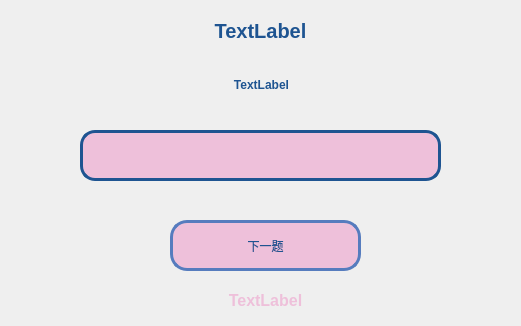
<?xml version="1.0" encoding="UTF-8"?>
<ui version="4.0">
 <class>word_spell_training</class>
 <widget class="QWidget" name="word_spell_training">
  <property name="geometry">
   <rect>
    <x>0</x>
    <y>0</y>
    <width>521</width>
    <height>326</height>
   </rect>
  </property>
  <property name="windowTitle">
   <string>单词拼写训练</string>
  </property>
  <property name="styleSheet">
   <string notr="true">#word_spell_training{border-image: url(:/Yosemite-Color-Block.png);}</string>
  </property>
  <widget class="QLabel" name="label_en">
   <property name="geometry">
    <rect>
     <x>10</x>
     <y>10</y>
     <width>501</width>
     <height>41</height>
    </rect>
   </property>
   <property name="font">
    <font>
     <pointsize>15</pointsize>
     <weight>75</weight>
     <bold>true</bold>
    </font>
   </property>
   <property name="styleSheet">
    <string notr="true">color: rgb(30, 84, 145);</string>
   </property>
   <property name="text">
    <string>TextLabel</string>
   </property>
   <property name="alignment">
    <set>Qt::AlignCenter</set>
   </property>
  </widget>
  <widget class="QLineEdit" name="lineEdit">
   <property name="geometry">
    <rect>
     <x>80</x>
     <y>130</y>
     <width>361</width>
     <height>51</height>
    </rect>
   </property>
   <property name="font">
    <font>
     <pointsize>15</pointsize>
    </font>
   </property>
   <property name="styleSheet">
    <string notr="true">border: 3px solid rgb(30, 84, 145);/*设置边框的粗细，以及颜色*/
border-radius: 15px;/*设置圆角的大小*/
padding: 0 8px;/*如果没有内容光标在开始往后移动0.8像素点*/
background-color: rgb(238, 192, 218);
</string>
   </property>
  </widget>
  <widget class="QLabel" name="label_cn">
   <property name="geometry">
    <rect>
     <x>11</x>
     <y>64</y>
     <width>501</width>
     <height>41</height>
    </rect>
   </property>
   <property name="font">
    <font>
     <weight>75</weight>
     <bold>true</bold>
    </font>
   </property>
   <property name="styleSheet">
    <string notr="true">color: rgb(30, 84, 145);</string>
   </property>
   <property name="text">
    <string>TextLabel</string>
   </property>
   <property name="alignment">
    <set>Qt::AlignCenter</set>
   </property>
  </widget>
  <widget class="QPushButton" name="but_next">
   <property name="geometry">
    <rect>
     <x>170</x>
     <y>220</y>
     <width>191</width>
     <height>51</height>
    </rect>
   </property>
   <property name="styleSheet">
    <string notr="true">/**正常情况下样式**/
QPushButton{
	font: 15pt &quot;微软雅黑&quot;;
    color: #1e5491;
    background-color: #eec0da;
    border-color: #567cbe;
    border-radius: 17px;
    border-style: solid;
    border-width: 3px;
    padding: 5px;
}

/**鼠标停留在按钮上的样式**/
QPushButton::hover{	
    color: #1e5491;
    background-color: #c0a1cc;
    border-color: #567cbe;
}

/**鼠标按压下去的样式**/
QPushButton::pressed,QPushButton::checked{
    color: #eddfed;
    background-color: #1c58a3;
}

/**按钮失能情况下样式**/
QPushButton::disabled{
    color: #FFFFFF;
    background-color: #dcdde1;
    border-color: #dcdde1;
}
</string>
   </property>
   <property name="text">
    <string>下一题</string>
   </property>
  </widget>
  <widget class="QLabel" name="label_jd">
   <property name="geometry">
    <rect>
     <x>210</x>
     <y>290</y>
     <width>111</width>
     <height>21</height>
    </rect>
   </property>
   <property name="font">
    <font>
     <pointsize>12</pointsize>
     <weight>75</weight>
     <bold>true</bold>
    </font>
   </property>
   <property name="styleSheet">
    <string notr="true">color: rgb(238, 192, 218);</string>
   </property>
   <property name="text">
    <string>TextLabel</string>
   </property>
   <property name="alignment">
    <set>Qt::AlignCenter</set>
   </property>
  </widget>
 </widget>
 <resources/>
 <connections/>
</ui>
